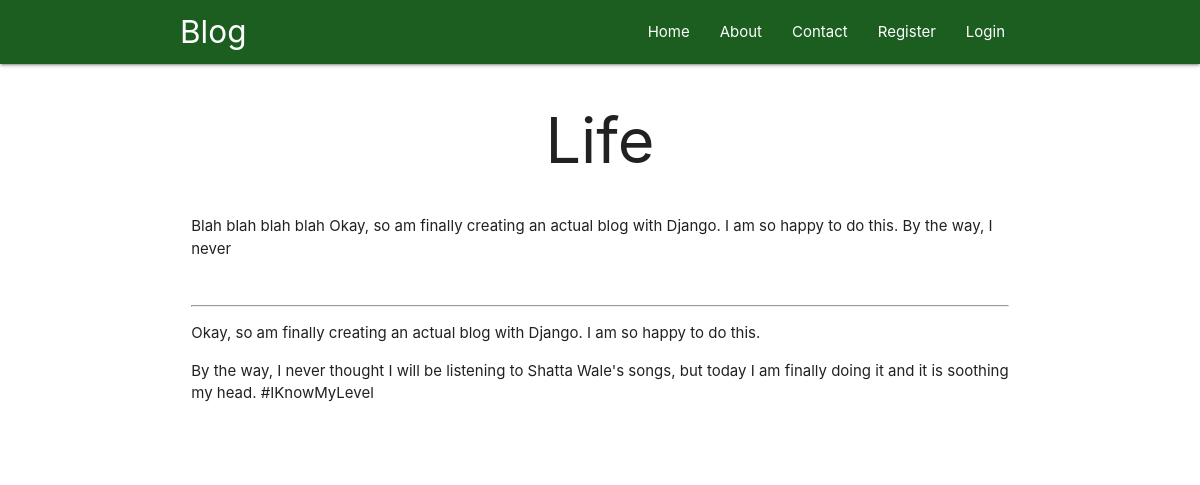
The app's page /post/1/ with its own data.
### post/models.py (models this page shows, shortened)
class Article(models.Model):
    title = models.CharField(max_length=200)
    preview = models.TextField(max_length=500)
    content = HTMLField()
    posted = models.DateTimeField(auto_now_add = True)

### post/views.py (the view)
# urls.py: path('post/<int:id>/', post_detail, name= "pots_detail"),
def post_detail(request, id):
    post = get_object_or_404(Article, id = id)
    return render(request, 'post/post_detail.html', {'post':post})

### post/templates/post/post_detail.html
{% extends 'post/base.html' %}
{% block content %}
      <div class="container">
         <h1 class="center-align">{{ post.title }}</h1>
      </div>
      <div class="container">
         <div class="row">
            <div class="col s12 m12">
               <p>{{ post.preview }}</p>
               <br>
               <hr>
               <p>{{ post.content | safe }}</p>
            </div>
         </div>
      </div>
      {% endblock %}

### records on screen
Article: title "Life", preview "Blah blah blah blah Okay, so am finally creating an actual blog with Django. I am so happy to do this. By the way, I never", content "Okay, so am finally creating an actual blog with Django. I am so happy to do this. By the way, I never thought I will be listening to Shatta Wale's songs, but today I am finally doing it and it is soothing my head. #IKnowMyLevel"
